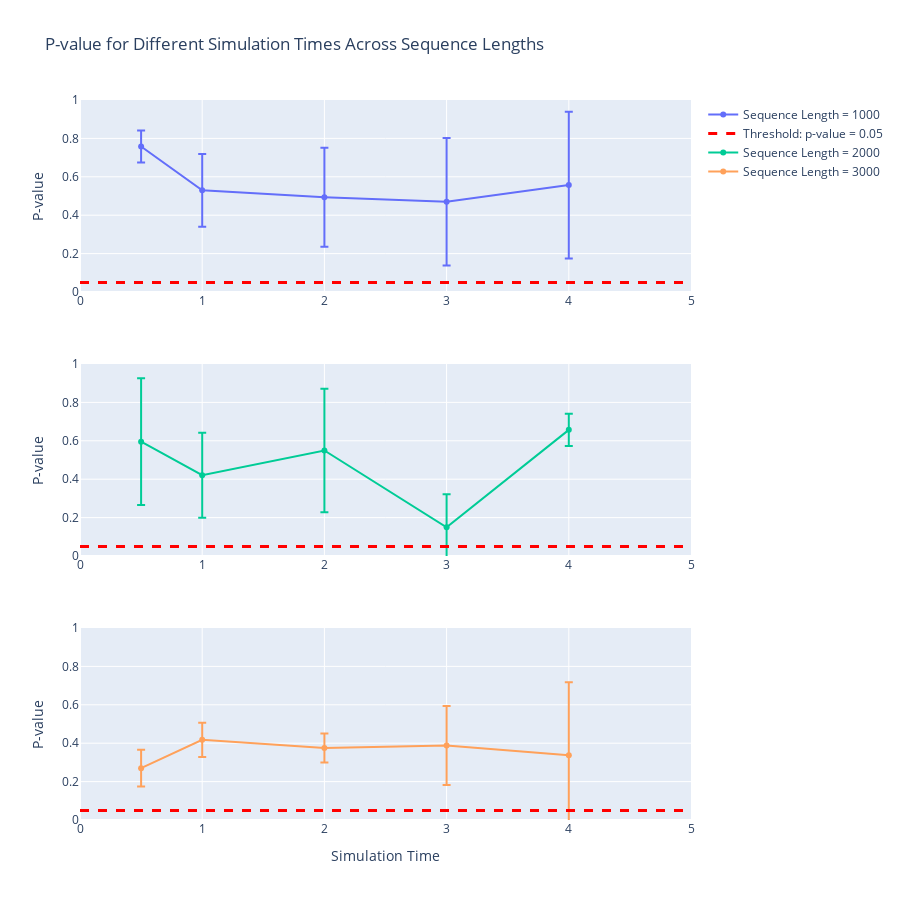

Write notebook code for a chart like this one.
### Code cell
import plotly.graph_objects as go
from plotly.subplots import make_subplots

# Assuming time_range and p_value_time_mean/std_dev are already defined
# Define the sequence lengths you will use
seq_lengths = [1000, 2000, 3000]

# Create a subplot figure with 3 rows
fig = make_subplots(rows=3, cols=1,
                    vertical_spacing=0.1)

# Dictionary to store data, replace this with your actual data fetching logic
data = {
    1000: {'mean': p_value_time_mean_1000, 'std_dev': p_value_time_std_dev_1000},
    2000: {'mean': p_value_time_mean_2000, 'std_dev': p_value_time_std_dev_2000},
    3000: {'mean': p_value_time_mean_3000, 'std_dev': p_value_time_std_dev_3000}
}

# Loop through each sequence length and add a trace for each one
for i, seq_len in enumerate(seq_lengths, start=1):
    fig.add_trace(
        go.Scatter(
            x=time_range, 
            y=data[seq_len]['mean'], 
            mode='markers+lines',
            error_y=dict(type='data', array=data[seq_len]['std_dev']),
            name=f'Sequence Length = {seq_len}'
        ),
        row=i, col=1
    )

    # Add a horizontal line at y=0.05 to indicate significance threshold
    fig.add_trace(
        go.Scatter(
            x=[0, 5], y=[0.05, 0.05], mode='lines',
            line=dict(color='red', dash='dash', width=3),
            name='Threshold: p-value = 0.05',
            showlegend=(i == 1)  # Show legend only in the first subplot
        ),
        row=i, col=1
    )

# Update y-axis and x-axis properties for all plots
fig.update_yaxes(title_text="P-value", range=[0, 1])
fig.update_xaxes(title_text="Simulation Time", row=3, col=1)

# Update layout and titles
fig.update_layout(
    title='P-value for Different Simulation Times Across Sequence Lengths',
    height=900,  # Adjust height to fit all subplots comfortably
    showlegend=True
)

# Show the plot
fig.show()

### Figure 1 — Plotly figure (JSON) as saved in the notebook; plotly's stock layout.template omitted (floating-point values rounded to 4 significant figures)
{"data": [{"error_y": {"array": [0.08328, 0.1896, 0.2584, 0.3319, 0.382], "type": "data"}, "mode": "markers+lines", "name": "Sequence Length = 1000", "type": "scatter", "x": [0.5, 1, 2, 3, 4], "xaxis": "x", "y": [0.7579, 0.5293, 0.4935, 0.4702, 0.5569], "yaxis": "y"}, {"line": {"color": "red", "dash": "dash", "width": 3}, "mode": "lines", "name": "Threshold: p-value = 0.05", "showlegend": true, "type": "scatter", "x": [0, 5], "xaxis": "x", "y": [0.05, 0.05], "yaxis": "y"}, {"error_y": {"array": [0.3302, 0.2211, 0.3215, 0.1727, 0.08369], "type": "data"}, "mode": "markers+lines", "name": "Sequence Length = 2000", "type": "scatter", "x": [0.5, 1, 2, 3, 4], "xaxis": "x2", "y": [0.5955, 0.4206, 0.5498, 0.1495, 0.657], "yaxis": "y2"}, {"line": {"color": "red", "dash": "dash", "width": 3}, "mode": "lines", "name": "Threshold: p-value = 0.05", "showlegend": false, "type": "scatter", "x": [0, 5], "xaxis": "x2", "y": [0.05, 0.05], "yaxis": "y2"}, {"error_y": {"array": [0.09627, 0.0895, 0.07572, 0.2055, 0.3808], "type": "data"}, "mode": "markers+lines", "name": "Sequence Length = 3000", "type": "scatter", "x": [0.5, 1, 2, 3, 4], "xaxis": "x3", "y": [0.2701, 0.4174, 0.375, 0.3878, 0.3371], "yaxis": "y3"}, {"line": {"color": "red", "dash": "dash", "width": 3}, "mode": "lines", "name": "Threshold: p-value = 0.05", "showlegend": false, "type": "scatter", "x": [0, 5], "xaxis": "x3", "y": [0.05, 0.05], "yaxis": "y3"}], "layout": {"height": 900, "showlegend": true, "title": {"text": "P-value for Different Simulation Times Across Sequence Lengths"}, "xaxis": {"anchor": "y", "domain": [0, 1]}, "xaxis2": {"anchor": "y2", "domain": [0, 1]}, "xaxis3": {"anchor": "y3", "domain": [0, 1], "title": {"text": "Simulation Time"}}, "yaxis": {"anchor": "x", "domain": [0.7333, 1], "range": [0, 1], "title": {"text": "P-value"}}, "yaxis2": {"anchor": "x2", "domain": [0.3667, 0.6333], "range": [0, 1], "title": {"text": "P-value"}}, "yaxis3": {"anchor": "x3", "domain": [0, 0.2667], "range": [0, 1], "title": {"text": "P-value"}}}}
